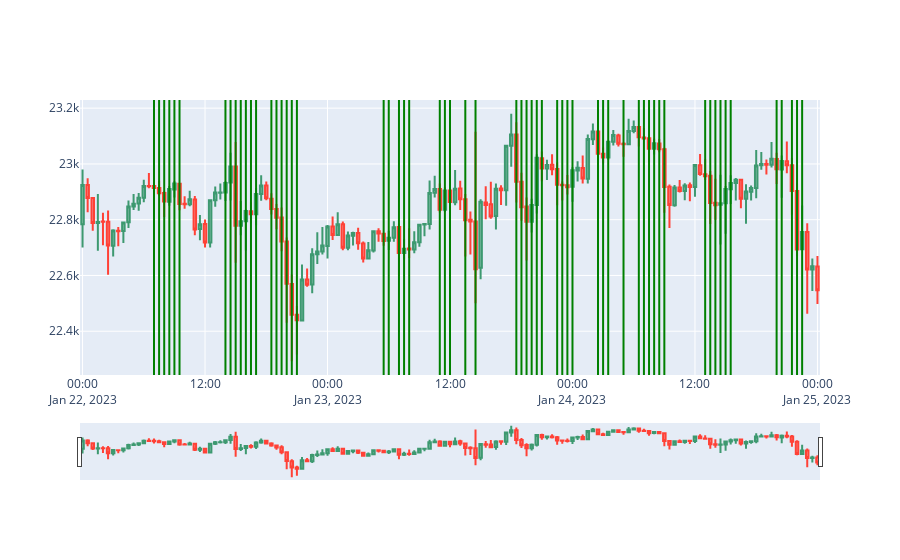
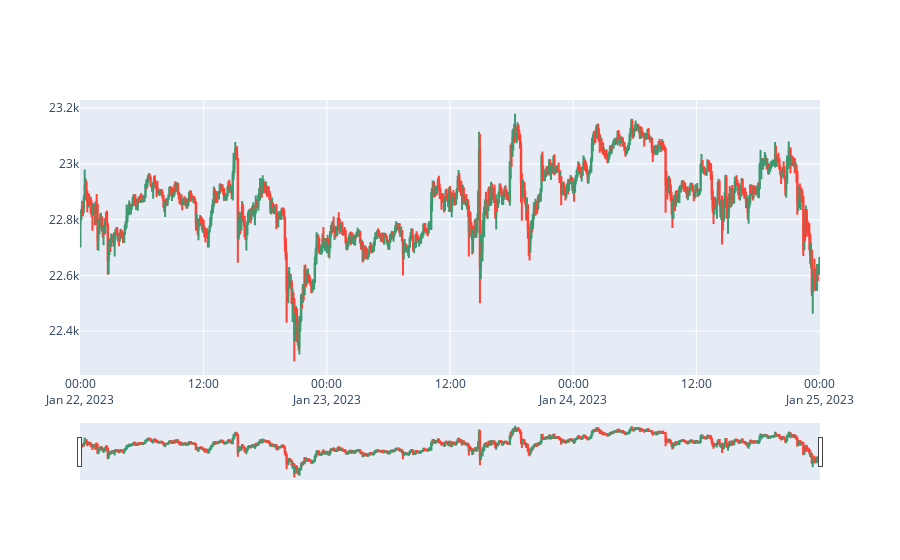

Notebook code cell kept with these figures, in order:
### Code cell
up_imbalances, down_imbalances = get_list_of_imbalances(df_higher_tf)
df_higher_tf = check_within_imbalances(df_higher_tf,up_imbalances,down_imbalances)

fig = go.Figure(data=[go.Candlestick(x=df_higher_tf['date'],
                open=df_higher_tf['open'],
                high=df_higher_tf['high'],
                low=df_higher_tf['low'],
                close=df_higher_tf['close'])])

fig1 = go.Figure(data=[go.Candlestick(x=df_lower_tf['date'],
                open=df_lower_tf['open'],
                high=df_lower_tf['high'],
                low=df_lower_tf['low'],
                close=df_lower_tf['close'])])

# buy_orders = []
# sell_orders = []
# multiplier = 5
# for i in range(3, len(df_lower_tf)):
#     if df_lower_tf.iloc[i-3]['low'] > df_lower_tf.iloc[i-2]['low'] and df_lower_tf.iloc[i-1]['close'] > df_lower_tf.iloc[i-3]['open'] and df_lower_tf.iloc[i-3]['open'] > df_lower_tf.iloc[i-3]['close']:
#         if df_higher_tf.iloc[i//3]['classic_up_divergence'] or df_higher_tf.iloc[(i-1)//3]['classic_up_divergence']:
#             buy_orders.append((df_lower_tf.iloc[i]['open'], df_lower_tf.iloc[i-2]['low'],
#             round(df_lower_tf.iloc[i]['open'] + (df_lower_tf.iloc[i]['open']-df_lower_tf.iloc[i-2]['low'])*multiplier,2),
#             df_lower_tf.iloc[i]['date']))

#     if df_lower_tf.iloc[i-3]['high'] < df_lower_tf.iloc[i-2]['high'] and df_lower_tf.iloc[i-1]['close'] < df_lower_tf.iloc[i-3]['open'] and df_lower_tf.iloc[i-3]['open'] < df_lower_tf.iloc[i-3]['close']:
#         if df_higher_tf.iloc[i//3]['classic_down_divergence'] or df_higher_tf.iloc[(i-1)//3]['classic_down_divergence']:
#             sell_orders.append((df_lower_tf.iloc[i]['open'], df_lower_tf.iloc[i-2]['high'],
#             round(df_lower_tf.iloc[i]['open'] - (df_lower_tf.iloc[i-2]['high']-df_lower_tf.iloc[i]['open'])*multiplier,2),
#             df_lower_tf.iloc[i]['date']))

# backtest(df_lower_tf,buy_orders,sell_orders,100,1)

# for order in buy_orders:
#     fig.add_trace(go.Scatter(x=[order[3]],y=[order[0]],mode='markers', marker=dict(size=4, color='green')))
#     fig.add_trace(go.Scatter(x=[order[3]],y=[order[1]],mode='markers', marker=dict(size=4, color='green')))
#     fig.add_trace(go.Scatter(x=[order[3]],y=[order[2]],mode='markers', marker=dict(size=4, color='green')))

# for order in sell_orders:
#     fig.add_trace(go.Scatter(x=[order[3]],y=[order[0]],mode='markers', marker=dict(size=4, color='red')))
#     fig.add_trace(go.Scatter(x=[order[3]],y=[order[1]],mode='markers', marker=dict(size=4, color='red')))
#     fig.add_trace(go.Scatter(x=[order[3]],y=[order[2]],mode='markers', marker=dict(size=4, color='red')))

for i in range(len(df_higher_tf)):
    if df_higher_tf.iloc[i]['within_up_imbalance']:
        fig.add_vline(x=df_higher_tf.iloc[i]['date'],line=dict(color='green'))
    # if df_higher_tf.iloc[i]['within_down_imbalance']:
    #     fig.add_vline(x=df_higher_tf.iloc[i]['date'],line=dict(color='red'))
# rsx = go.Figure(go.Scatter(
#         x=df_higher_tf['date'],
#         y=df_higher_tf['RSX']
#     ))



fig.update_layout(showlegend=False)
fig.show()
fig1.update_layout(showlegend=False)
fig1.show()
# rsx.update_layout(showlegend=False)
# rsx.show()

### Figure 1 — Plotly figure (JSON) as saved in the notebook; plotly's stock layout.template omitted (floating-point values rounded to 4 significant figures; data arrays with more than 128 entries replaced by an {"elided": "..."} marker saying what was removed)
{"data": [{"close": {"elided": "145 float values"}, "high": {"elided": "145 float values"}, "low": {"elided": "145 float values"}, "open": {"elided": "145 float values"}, "type": "candlestick", "x": {"elided": "145 str values"}}], "layout": {"shapes": [{"line": {"color": "green"}, "type": "line", "x0": "2023-01-22T07:00:00", "x1": "2023-01-22T07:00:00", "xref": "x", "y0": 0, "y1": 1, "yref": "y domain"}, {"line": {"color": "green"}, "type": "line", "x0": "2023-01-22T07:30:00", "x1": "2023-01-22T07:30:00", "xref": "x", "y0": 0, "y1": 1, "yref": "y domain"}, {"line": {"color": "green"}, "type": "line", "x0": "2023-01-22T08:00:00", "x1": "2023-01-22T08:00:00", "xref": "x", "y0": 0, "y1": 1, "yref": "y domain"}, {"line": {"color": "green"}, "type": "line", "x0": "2023-01-22T08:30:00", "x1": "2023-01-22T08:30:00", "xref": "x", "y0": 0, "y1": 1, "yref": "y domain"}, {"line": {"color": "green"}, "type": "line", "x0": "2023-01-22T09:00:00", "x1": "2023-01-22T09:00:00", "xref": "x", "y0": 0, "y1": 1, "yref": "y domain"}, {"line": {"color": "green"}, "type": "line", "x0": "2023-01-22T09:30:00", "x1": "2023-01-22T09:30:00", "xref": "x", "y0": 0, "y1": 1, "yref": "y domain"}, {"line": {"color": "green"}, "type": "line", "x0": "2023-01-22T14:00:00", "x1": "2023-01-22T14:00:00", "xref": "x", "y0": 0, "y1": 1, "yref": "y domain"}, {"line": {"color": "green"}, "type": "line", "x0": "2023-01-22T14:30:00", "x1": "2023-01-22T14:30:00", "xref": "x", "y0": 0, "y1": 1, "yref": "y domain"}, {"line": {"color": "green"}, "type": "line", "x0": "2023-01-22T15:00:00", "x1": "2023-01-22T15:00:00", "xref": "x", "y0": 0, "y1": 1, "yref": "y domain"}, {"line": {"color": "green"}, "type": "line", "x0": "2023-01-22T15:30:00", "x1": "2023-01-22T15:30:00", "xref": "x", "y0": 0, "y1": 1, "yref": "y domain"}, {"line": {"color": "green"}, "type": "line", "x0": "2023-01-22T16:00:00", "x1": "2023-01-22T16:00:00", "xref": "x", "y0": 0, "y1": 1, "yref": "y domain"}, {"line": {"color": "green"}, "type": "line", "x0": "2023-01-22T16:30:00", "x1": "2023-01-22T16:30:00", "xref": "x", "y0": 0, "y1": 1, "yref": "y domain"}, {"line": {"color": "green"}, "type": "line", "x0": "2023-01-22T17:00:00", "x1": "2023-01-22T17:00:00", "xref": "x", "y0": 0, "y1": 1, "yref": "y domain"}, {"line": {"color": "green"}, "type": "line", "x0": "2023-01-22T18:30:00", "x1": "2023-01-22T18:30:00", "xref": "x", "y0": 0, "y1": 1, "yref": "y domain"}, {"line": {"color": "green"}, "type": "line", "x0": "2023-01-22T19:00:00", "x1": "2023-01-22T19:00:00", "xref": "x", "y0": 0, "y1": 1, "yref": "y domain"}, {"line": {"color": "green"}, "type": "line", "x0": "2023-01-22T19:30:00", "x1": "2023-01-22T19:30:00", "xref": "x", "y0": 0, "y1": 1, "yref": "y domain"}, {"line": {"color": "green"}, "type": "line", "x0": "2023-01-22T20:00:00", "x1": "2023-01-22T20:00:00", "xref": "x", "y0": 0, "y1": 1, "yref": "y domain"}, {"line": {"color": "green"}, "type": "line", "x0": "2023-01-22T20:30:00", "x1": "2023-01-22T20:30:00", "xref": "x", "y0": 0, "y1": 1, "yref": "y domain"}, {"line": {"color": "green"}, "type": "line", "x0": "2023-01-22T21:00:00", "x1": "2023-01-22T21:00:00", "xref": "x", "y0": 0, "y1": 1, "yref": "y domain"}, {"line": {"color": "green"}, "type": "line", "x0": "2023-01-23T05:30:00", "x1": "2023-01-23T05:30:00", "xref": "x", "y0": 0, "y1": 1, "yref": "y domain"}, {"line": {"color": "green"}, "type": "line", "x0": "2023-01-23T06:00:00", "x1": "2023-01-23T06:00:00", "xref": "x", "y0": 0, "y1": 1, "yref": "y domain"}, {"line": {"color": "green"}, "type": "line", "x0": "2023-01-23T07:00:00", "x1": "2023-01-23T07:00:00", "xref": "x", "y0": 0, "y1": 1, "yref": "y domain"}, {"line": {"color": "green"}, "type": "line", "x0": "2023-01-23T07:30:00", "x1": "2023-01-23T07:30:00", "xref": "x", "y0": 0, "y1": 1, "yref": "y domain"}, {"line": {"color": "green"}, "type": "line", "x0": "2023-01-23T08:00:00", "x1": "2023-01-23T08:00:00", "xref": "x", "y0": 0, "y1": 1, "yref": "y domain"}, {"line": {"color": "green"}, "type": "line", "x0": "2023-01-23T11:00:00", "x1": "2023-01-23T11:00:00", "xref": "x", "y0": 0, "y1": 1, "yref": "y domain"}, {"line": {"color": "green"}, "type": "line", "x0": "2023-01-23T11:30:00", "x1": "2023-01-23T11:30:00", "xref": "x", "y0": 0, "y1": 1, "yref": "y domain"}, {"line": {"color": "green"}, "type": "line", "x0": "2023-01-23T12:00:00", "x1": "2023-01-23T12:00:00", "xref": "x", "y0": 0, "y1": 1, "yref": "y domain"}, {"line": {"color": "green"}, "type": "line", "x0": "2023-01-23T13:30:00", "x1": "2023-01-23T13:30:00", "xref": "x", "y0": 0, "y1": 1, "yref": "y domain"}, {"line": {"color": "green"}, "type": "line", "x0": "2023-01-23T14:30:00", "x1": "2023-01-23T14:30:00", "xref": "x", "y0": 0, "y1": 1, "yref": "y domain"}, {"line": {"color": "green"}, "type": "line", "x0": "2023-01-23T18:30:00", "x1": "2023-01-23T18:30:00", "xref": "x", "y0": 0, "y1": 1, "yref": "y domain"}, {"line": {"color": "green"}, "type": "line", "x0": "2023-01-23T19:00:00", "x1": "2023-01-23T19:00:00", "xref": "x", "y0": 0, "y1": 1, "yref": "y domain"}, {"line": {"color": "green"}, "type": "line", "x0": "2023-01-23T19:30:00", "x1": "2023-01-23T19:30:00", "xref": "x", "y0": 0, "y1": 1, "yref": "y domain"}, {"line": {"color": "green"}, "type": "line", "x0": "2023-01-23T20:00:00", "x1": "2023-01-23T20:00:00", "xref": "x", "y0": 0, "y1": 1, "yref": "y domain"}, {"line": {"color": "green"}, "type": "line", "x0": "2023-01-23T20:30:00", "x1": "2023-01-23T20:30:00", "xref": "x", "y0": 0, "y1": 1, "yref": "y domain"}, {"line": {"color": "green"}, "type": "line", "x0": "2023-01-23T21:00:00", "x1": "2023-01-23T21:00:00", "xref": "x", "y0": 0, "y1": 1, "yref": "y domain"}, {"line": {"color": "green"}, "type": "line", "x0": "2023-01-23T22:30:00", "x1": "2023-01-23T22:30:00", "xref": "x", "y0": 0, "y1": 1, "yref": "y domain"}, {"line": {"color": "green"}, "type": "line", "x0": "2023-01-23T23:00:00", "x1": "2023-01-23T23:00:00", "xref": "x", "y0": 0, "y1": 1, "yref": "y domain"}, {"line": {"color": "green"}, "type": "line", "x0": "2023-01-23T23:30:00", "x1": "2023-01-23T23:30:00", "xref": "x", "y0": 0, "y1": 1, "yref": "y domain"}, {"line": {"color": "green"}, "type": "line", "x0": "2023-01-24T00:00:00", "x1": "2023-01-24T00:00:00", "xref": "x", "y0": 0, "y1": 1, "yref": "y domain"}, {"line": {"color": "green"}, "type": "line", "x0": "2023-01-24T02:30:00", "x1": "2023-01-24T02:30:00", "xref": "x", "y0": 0, "y1": 1, "yref": "y domain"}, {"line": {"color": "green"}, "type": "line", "x0": "2023-01-24T03:00:00", "x1": "2023-01-24T03:00:00", "xref": "x", "y0": 0, "y1": 1, "yref": "y domain"}, {"line": {"color": "green"}, "type": "line", "x0": "2023-01-24T03:30:00", "x1": "2023-01-24T03:30:00", "xref": "x", "y0": 0, "y1": 1, "yref": "y domain"}, {"line": {"color": "green"}, "type": "line", "x0": "2023-01-24T05:00:00", "x1": "2023-01-24T05:00:00", "xref": "x", "y0": 0, "y1": 1, "yref": "y domain"}, {"line": {"color": "green"}, "type": "line", "x0": "2023-01-24T06:30:00", "x1": "2023-01-24T06:30:00", "xref": "x", "y0": 0, "y1": 1, "yref": "y domain"}, {"line": {"color": "green"}, "type": "line", "x0": "2023-01-24T07:00:00", "x1": "2023-01-24T07:00:00", "xref": "x", "y0": 0, "y1": 1, "yref": "y domain"}, {"line": {"color": "green"}, "type": "line", "x0": "2023-01-24T07:30:00", "x1": "2023-01-24T07:30:00", "xref": "x", "y0": 0, "y1": 1, "yref": "y domain"}, {"line": {"color": "green"}, "type": "line", "x0": "2023-01-24T08:00:00", "x1": "2023-01-24T08:00:00", "xref": "x", "y0": 0, "y1": 1, "yref": "y domain"}, {"line": {"color": "green"}, "type": "line", "x0": "2023-01-24T08:30:00", "x1": "2023-01-24T08:30:00", "xref": "x", "y0": 0, "y1": 1, "yref": "y domain"}, {"line": {"color": "green"}, "type": "line", "x0": "2023-01-24T09:00:00", "x1": "2023-01-24T09:00:00", "xref": "x", "y0": 0, "y1": 1, "yref": "y domain"}, {"line": {"color": "green"}, "type": "line", "x0": "2023-01-24T13:00:00", "x1": "2023-01-24T13:00:00", "xref": "x", "y0": 0, "y1": 1, "yref": "y domain"}, {"line": {"color": "green"}, "type": "line", "x0": "2023-01-24T13:30:00", "x1": "2023-01-24T13:30:00", "xref": "x", "y0": 0, "y1": 1, "yref": "y domain"}, {"line": {"color": "green"}, "type": "line", "x0": "2023-01-24T14:00:00", "x1": "2023-01-24T14:00:00", "xref": "x", "y0": 0, "y1": 1, "yref": "y domain"}, {"line": {"color": "green"}, "type": "line", "x0": "2023-01-24T14:30:00", "x1": "2023-01-24T14:30:00", "xref": "x", "y0": 0, "y1": 1, "yref": "y domain"}, {"line": {"color": "green"}, "type": "line", "x0": "2023-01-24T15:00:00", "x1": "2023-01-24T15:00:00", "xref": "x", "y0": 0, "y1": 1, "yref": "y domain"}, {"line": {"color": "green"}, "type": "line", "x0": "2023-01-24T15:30:00", "x1": "2023-01-24T15:30:00", "xref": "x", "y0": 0, "y1": 1, "yref": "y domain"}, {"line": {"color": "green"}, "type": "line", "x0": "2023-01-24T20:00:00", "x1": "2023-01-24T20:00:00", "xref": "x", "y0": 0, "y1": 1, "yref": "y domain"}, {"line": {"color": "green"}, "type": "line", "x0": "2023-01-24T20:30:00", "x1": "2023-01-24T20:30:00", "xref": "x", "y0": 0, "y1": 1, "yref": "y domain"}, {"line": {"color": "green"}, "type": "line", "x0": "2023-01-24T21:30:00", "x1": "2023-01-24T21:30:00", "xref": "x", "y0": 0, "y1": 1, "yref": "y domain"}, {"line": {"color": "green"}, "type": "line", "x0": "2023-01-24T22:00:00", "x1": "2023-01-24T22:00:00", "xref": "x", "y0": 0, "y1": 1, "yref": "y domain"}, {"line": {"color": "green"}, "type": "line", "x0": "2023-01-24T22:30:00", "x1": "2023-01-24T22:30:00", "xref": "x", "y0": 0, "y1": 1, "yref": "y domain"}], "showlegend": false}}

### Figure 2 — Plotly figure (JSON) as saved in the notebook; plotly's stock layout.template omitted (floating-point values rounded to 4 significant figures; data arrays with more than 128 entries replaced by an {"elided": "..."} marker saying what was removed)
{"data": [{"close": {"elided": "865 float values"}, "high": {"elided": "865 float values"}, "low": {"elided": "865 float values"}, "open": {"elided": "865 float values"}, "type": "candlestick", "x": {"elided": "865 str values"}}], "layout": {"showlegend": false}}
